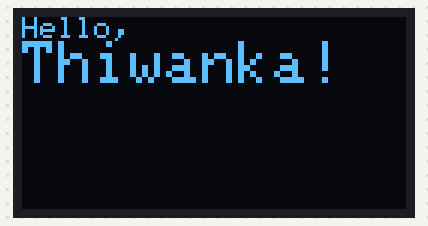
Recording of a program running on a simulated ESP8266 (NodeMCU). Shown: 128×64 one-colour display.

Above: at 0.1 s.

The program:

main.cpp
```cpp
#include "HardwareSerial.h"
#include <Arduino.h>
#include <Wire.h>
#include <Adafruit_GFX.h>
#include <Adafruit_SSD1306.h>

#define SCREEN_WIDTH    128
#define SCREEN_HEIGHT    64
#define OLED_RESET       -1

// creating display object
Adafruit_SSD1306 display(SCREEN_WIDTH, SCREEN_HEIGHT, &Wire, OLED_RESET);

void setup() {
    Serial.begin(115200);

    // SSD1306_SWITCHCAPVCC = generate display voltage from 3.3V internally
    if(!display.begin(SSD1306_SWITCHCAPVCC, 0x3C)) {
        Serial.println(F("SSD1306 Allocation failed!"));
        for(;;); // don't proceed, loop for ever
    }

    display.clearDisplay();
    display.setTextSize(1);                 // normal 1:1 pixel scale
    display.setTextColor(SSD1306_WHITE);    // set text color
    display.setCursor(0,0);                 // start at top left corner

    display.println(F("Hello,"));
    display.setTextSize(2);                 // increase the text size
    display.println(F("Thiwanka!"));

    display.display();
}

void loop() {
    // only need to print once, so the loop stays empty for now
}
```
